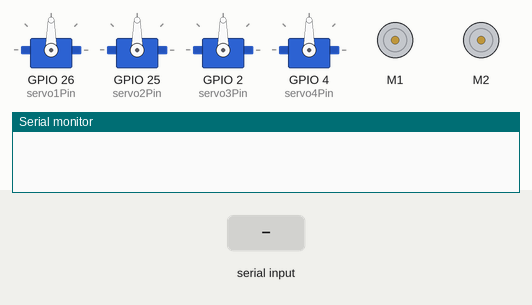
Recording of a sketch running on a simulated ESP32. Shown: 4 × servo, 2 × DC motor (green arrow = forward, orange = backward, longer = faster), the last lines printed to the serial monitor. The test bench sets the inputs (shaded band). Nothing arrives over Bluetooth unless stated.

Above: at 1.2 s.
1.3 s: "F90\n" received over the second serial link
2.8 s: "l\n" received over the second serial link
At 3.7 s:
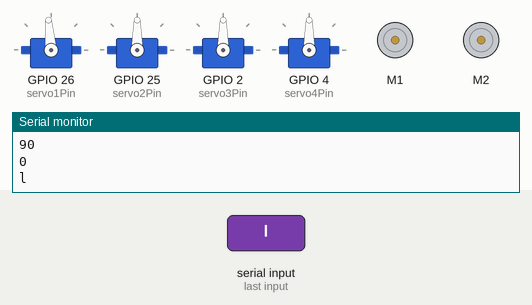
4.3 s: "l\n" received over the second serial link
At 4.9 s:
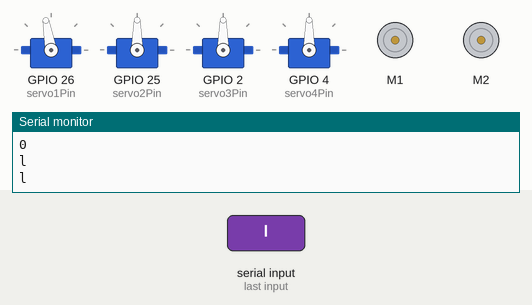
5.8 s: "p\n" received over the second serial link
At 7.0 s:
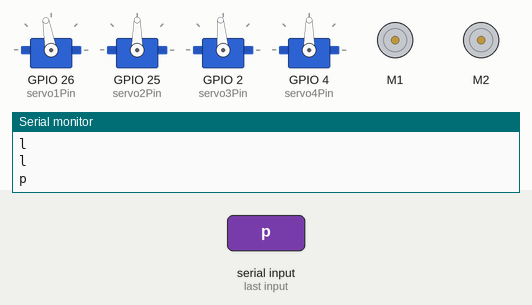
7.3 s: "p\n" received over the second serial link
At 8.3 s:
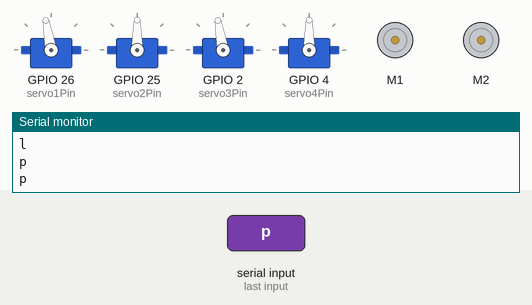
8.8 s: "r\n" received over the second serial link
At 9.5 s:
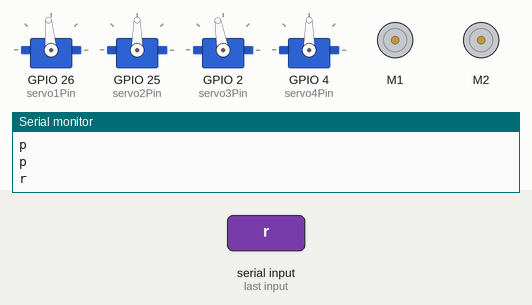
Timing chart, 0 to 11.3 s (numbered marks = the images above; inputs shaded):
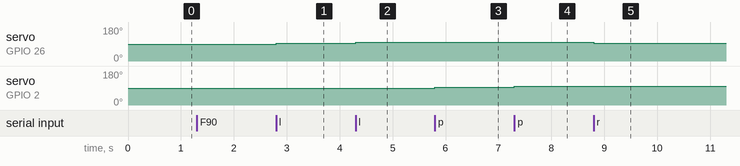

Measured:
- after the input at 2.8 s, servo on GPIO 26 (servo1Pin): 90° → 95° at once
- after the input at 4.3 s, servo on GPIO 26 (servo1Pin): 95° → 100° at once
- after the input at 5.8 s, servo on GPIO 2 (servo3Pin): 90° → 95° at once
- after the input at 7.3 s, servo on GPIO 2 (servo3Pin): 95° → 100° at once
- after the input at 8.8 s, servo on GPIO 26 (servo1Pin): 100° → 95° at once

The sketch:

Robot_with_hand.ino
```cpp
#include <Robojax_L298N_DC_motor.h>
#include <BluetoothSerial.h>
#include <Servo.h>

// motor 1 settings
#define IN1 19
#define IN2 18
#define ENA 16 // this pin must be PWM enabled pin

// motor 2 settings
#define IN3 12
#define IN4 13
#define ENB 5 // this pin must be PWM enabled pin

const int CCW = 2;
const int CW  = 1;

#define motor1 1
#define motor2 2

Robojax_L298N_DC_motor motors(IN1, IN2, ENA, IN2, IN3, ENB, true);
BluetoothSerial SerialBT;

Servo base_servo;
Servo shoulder_servo;
Servo elbow_servo;
Servo grip_servo;

#define servo1Pin 26
#define servo2Pin 25
#define servo3Pin 2
#define servo4Pin 4
int base_position = 90;
int shoulder_position = 90;
int elbow_position = 90;
int grip_position = 90;

struct MotorsState {
      int speed_motor1 = 0;
      int speed_motor2 = 0;
      char direction_motor1 = CCW;
      char direction_motor2 = CW;
} motors_state;

void Forward(){
  Stop();
  motors_state.direction_motor2 = CW;
  motors_state.direction_motor1 = CCW;
  motors.rotate(motor2, motors_state.speed_motor2, motors_state.direction_motor2);
  motors.rotate(motor1, motors_state.speed_motor1, motors_state.direction_motor1);
}

void Back(){
  Stop();
  motors_state.direction_motor2 = CCW;
  motors_state.direction_motor1 = CW;
  motors.rotate(motor2, motors_state.speed_motor2, motors_state.direction_motor2);
  motors.rotate(motor1, motors_state.speed_motor1, motors_state.direction_motor1);
}

void Left(){
  Stop();
  motors_state.direction_motor1 = CCW;
  motors.rotate(motor1, motors_state.speed_motor1, motors_state.direction_motor1);
}

void Right(){
  Stop();
  motors_state.direction_motor2 = CW;
  motors.rotate(motor2, motors_state.speed_motor2, motors_state.direction_motor2);
}

void Stop(){
  motors.brake(1);
  motors.brake(2);
}
String message = "";

void setup() {
  Serial.begin(115200);
  motors.begin();
  SerialBT.begin("Robot with hand");
  base_servo.attach(servo1Pin);
  elbow_servo.attach(servo2Pin);
  shoulder_servo.attach(servo3Pin);
  grip_servo.attach(servo4Pin);
}

void loop() {
  if (SerialBT.available()){
    char incomingChar = SerialBT.read();
    if (incomingChar != '\n'){
      message += String(incomingChar);
    }
    else{
      message = "";
    }
    if(incomingChar=='F'){
        Forward();
      }
    else if(incomingChar=='B'){
        Back();
      }
    else if(incomingChar=='L'){
        Left();
      }
    else if(incomingChar=='R'){
        Right();
     }
    else if(incomingChar=='S'){
        Stop();
      }
    else if(isDigit(incomingChar)){
        motors_state.speed_motor2 = (incomingChar-'0')*10;
        motors_state.speed_motor1 = (incomingChar-'0')*10;
        Serial.println(motors_state.speed_motor1);
      }
    else if(incomingChar=='l'){
        base_position =(base_position<250) ? base_position+5:base_position;
        base_servo.write(base_position);
      }
    else if(incomingChar=='r'){
        base_position =(base_position>0) ? base_position-5:base_position;
        base_servo.write(base_position);
      }
    else if(incomingChar=='p'){
        shoulder_position =(shoulder_position<180) ? shoulder_position+5:shoulder_position;
        shoulder_servo.write(shoulder_position);
      }
    else if(incomingChar=='b'){
        shoulder_position =(shoulder_position>0) ? shoulder_position-5:shoulder_position;
        shoulder_servo.write(shoulder_position);
      }
    else if(incomingChar=='u'){
        elbow_position =(elbow_position<180) ? elbow_position+5:elbow_position;
        elbow_servo.write(elbow_position);
      }
    else if(incomingChar=='d'){
        elbow_position =(elbow_position>0) ? elbow_position-5:elbow_position;
        elbow_servo.write(elbow_position);
      }
    else if(incomingChar=='n'){
        grip_position = 180;
        grip_servo.write(grip_position);
      }
    else if(incomingChar=='f'){
        grip_position =0;
        grip_servo.write(grip_position);
      }
    Serial.write(incomingChar);
  }
}
```
